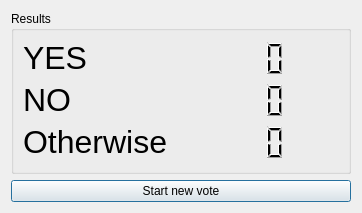
<?xml version="1.0" encoding="UTF-8"?>
<ui version="4.0">
 <class>VoteDialog</class>
 <widget class="QDialog" name="VoteDialog">
  <property name="geometry">
   <rect>
    <x>0</x>
    <y>0</y>
    <width>362</width>
    <height>213</height>
   </rect>
  </property>
  <property name="windowTitle">
   <string>Dialog</string>
  </property>
  <layout class="QVBoxLayout" name="verticalLayout">
   <item>
    <widget class="QGroupBox" name="groupBox">
     <property name="title">
      <string>Results</string>
     </property>
     <layout class="QFormLayout" name="formLayout">
      <item row="0" column="0">
       <widget class="QLabel" name="label_yes">
        <property name="font">
         <font>
          <pointsize>24</pointsize>
         </font>
        </property>
        <property name="text">
         <string>YES</string>
        </property>
       </widget>
      </item>
      <item row="1" column="0">
       <widget class="QLabel" name="label_no">
        <property name="font">
         <font>
          <pointsize>24</pointsize>
         </font>
        </property>
        <property name="text">
         <string>NO</string>
        </property>
       </widget>
      </item>
      <item row="2" column="0">
       <widget class="QLabel" name="label_other">
        <property name="font">
         <font>
          <pointsize>24</pointsize>
         </font>
        </property>
        <property name="text">
         <string>Otherwise</string>
        </property>
       </widget>
      </item>
      <item row="0" column="1">
       <widget class="QLCDNumber" name="lcdYes">
        <property name="frameShape">
         <enum>QFrame::NoFrame</enum>
        </property>
        <property name="smallDecimalPoint">
         <bool>false</bool>
        </property>
        <property name="digitCount">
         <number>3</number>
        </property>
        <property name="intValue" stdset="0">
         <number>0</number>
        </property>
       </widget>
      </item>
      <item row="1" column="1">
       <widget class="QLCDNumber" name="lcdNo">
        <property name="frameShape">
         <enum>QFrame::NoFrame</enum>
        </property>
        <property name="smallDecimalPoint">
         <bool>false</bool>
        </property>
        <property name="digitCount">
         <number>3</number>
        </property>
        <property name="intValue" stdset="0">
         <number>0</number>
        </property>
       </widget>
      </item>
      <item row="2" column="1">
       <widget class="QLCDNumber" name="lcdOther">
        <property name="frameShape">
         <enum>QFrame::NoFrame</enum>
        </property>
        <property name="smallDecimalPoint">
         <bool>false</bool>
        </property>
        <property name="digitCount">
         <number>3</number>
        </property>
        <property name="intValue" stdset="0">
         <number>0</number>
        </property>
       </widget>
      </item>
     </layout>
    </widget>
   </item>
   <item>
    <widget class="QPushButton" name="voteButton">
     <property name="text">
      <string>Start new vote</string>
     </property>
    </widget>
   </item>
  </layout>
 </widget>
 <resources/>
 <connections/>
</ui>
